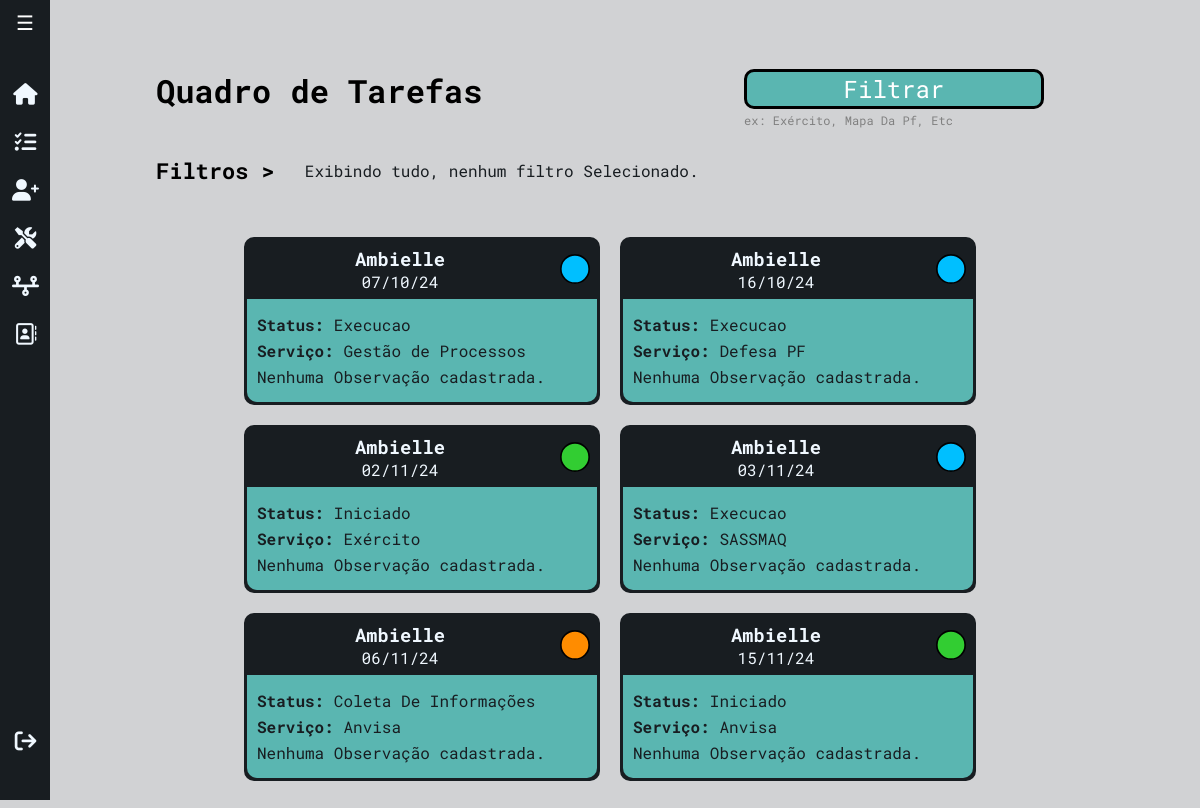
The app's page /ambielle/tarefas/ (signed in), older data.
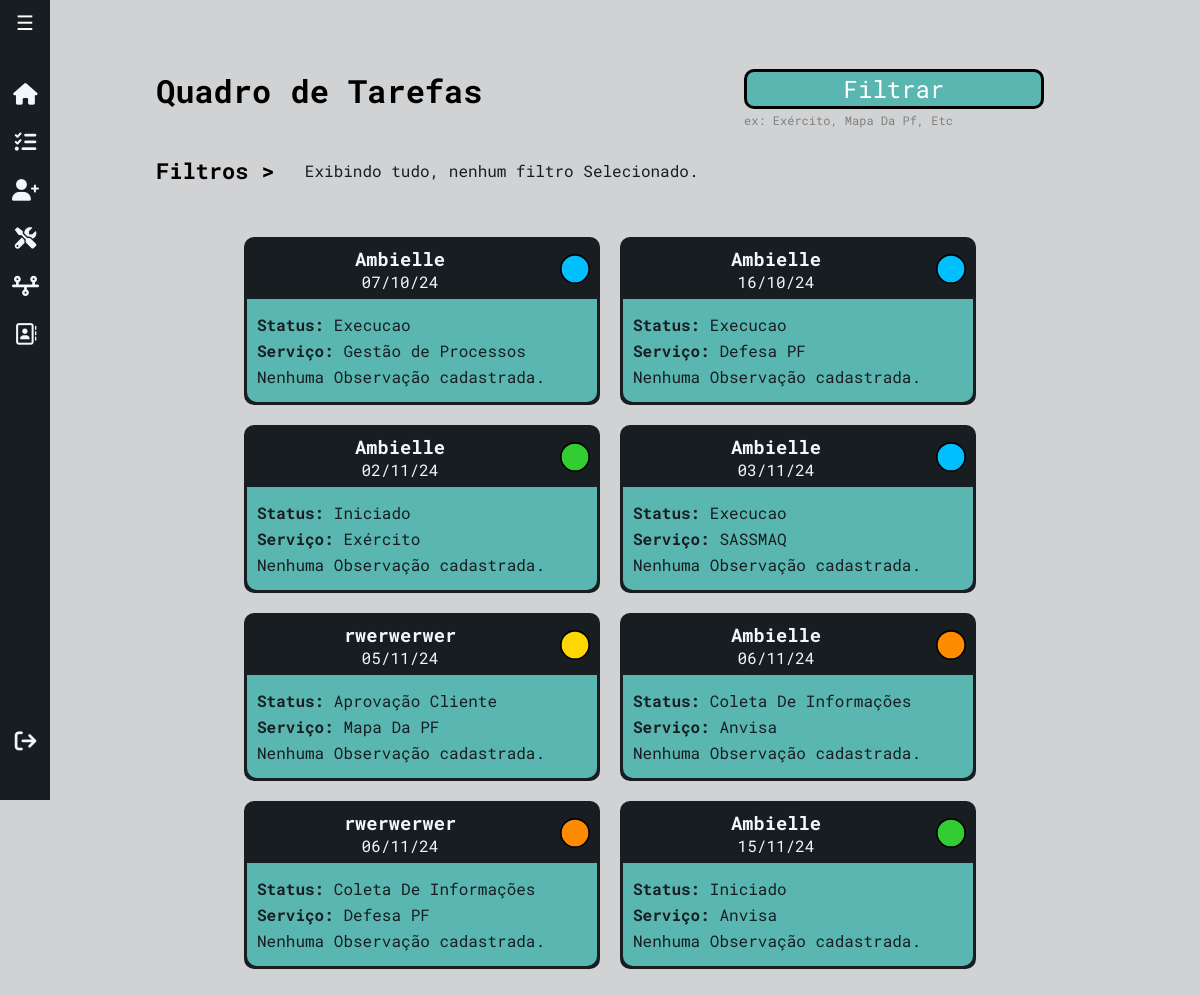
The same page, newer data.
### workflow/models.py (models this page shows, shortened)
class Tarefa(models.Model):
    STATUS_CHOICES = [
        ('Iniciado', 'Iniciado'),
        ('Coleta De Informações', 'Coleta de Informações'),
        ('Execucao', 'Execução'),
        ('Aprovação Cliente', 'Aprovação Cliente'),
        ('Concluído', 'Concluído'),
        ('Encerrado', 'Encerrado'),
    ]
    TIPO_SERVICO_CHOICES = [
        ('Anvisa', 'Anvisa'),
        ('Civil', 'Civil'),
        ('Defesa PF', 'Defesa PF'),
        ('Exército', 'Exército'),
        ('Gestão de Processos', 'Gestão de Processos'),
        ('Ibama', 'Ibama'),
        ('ISO 9001', 'ISO 9001'),
        ('IAT', 'IAT'),
        ('Liderança', 'Liderança'),
        ('Mapa Da PF', 'Mapa Da PF'),
        ('Polícia Federal', 'Polícia Federal'),
        ('PRODIR', 'PRODIR'),
        ('RDC Anvisa', 'RDC Anvisa'),
        ('Recursos Humanos', 'Recursos Humanos'),
        ('Regulatório', 'Regulatório'),
        ('SASSMAQ', 'SASSMAQ'),
        ('SINIR', 'SINIR'),
        ('Treinamento (E-book)', 'Treinamento (E-book)'),
        ('Treinamento (On-line)', 'Treinamento (On-line)'),
        ('Treinamento (Presencial)', 'Treinamento (Presencial)'),
    ]
    tipo_servico = models.CharField(max_length=50, choices=TIPO_SERVICO_CHOICES, default='ANVISA')
    cliente = models.ForeignKey(Cliente, on_delete=models.CASCADE)
    status = models.CharField(max_length=50, choices=STATUS_CHOICES, default='iniciado')
    data_inicio = models.DateField(default=timezone.now)
    prazo_final = models.DateField(null=True, blank=True)
    observacoes = models.TextField(blank=True, null=True)

class Cliente(models.Model):
    nome = models.CharField(max_length=255)
    endereco = models.CharField(max_length=255)
    razao_social = models.CharField(max_length=255, blank=True, null=True)
    telefone = models.CharField(max_length=15)
    email = models.EmailField()
    contato_principal = models.CharField(max_length=255)
    contato_secundario = models.CharField(max_length=255, blank=True, null=True)
    proposta_link = models.URLField(blank=True, null=True)
    def __str__(self):
        return f"{self.nome}"

### workflow/views/getPage.py (the view)
# urls.py: path('ambielle/tarefas/', views.getTarefas, name='getTarefas'),
@login_required(login_url='workflow:login')
def getTarefas(request):
    title = 'Tarefas'
    status_selecionados = request.GET.getlist('status', [])
    tipo_servico_selecionados = request.GET.getlist('tipo_servico', [])
    data_inicial = parse_date(request.GET.get('data_inicial', ''))
    data_final = parse_date(request.GET.get('data_final', ''))
    tarefas = Tarefa.objects.all()
    query = Q()
    if status_selecionados:
        query &= Q(status__in=status_selecionados)
    if tipo_servico_selecionados:
        query &= Q(tipo_servico__in=tipo_servico_selecionados)
    if data_inicial and data_final:
        query &= Q(prazo_final__range=[data_inicial, data_final])
    elif data_inicial:
        query &= Q(prazo_final__gte=data_inicial)
    elif data_final:
        query &= Q(prazo_final__lte=data_final)
    tarefas = tarefas.filter(query).order_by('prazo_final')
    status_colors = {
        'Iniciado': '#32CD32',  #
        'Coleta De Informações': '#FF8C00',
        'Execucao': '#00BFFF',
        'Aprovação Cliente': '#FFD700',
        'Concluído': '#32CD32',
        'Encerrado': '#B22222'
    }
    for tarefa in tarefas:
        tarefa.status_color = status_colors.get(tarefa.status, '#000000')
    return render(request, 'workflow/getTarefas.html', {
        'title': title,
        'tarefas': tarefas,
        'status_selecionados': status_selecionados,
        'tipo_servico_selecionados': tipo_servico_selecionados,
        'status_choices': Tarefa.STATUS_CHOICES,
        'tipo_servico_choices': Tarefa.TIPO_SERVICO_CHOICES,
        'data_inicial': data_inicial,
        'data_final': data_final,
    })

### workflow/templates/workflow/getTarefas.html (shortened to what this page needs)
{% extends 'global/base.html' %}
{% block content %}
<div class="tela-task">
  <div class="headerTasks">
    <h1>Quadro de Tarefas</h1>
    <div>
      <button id="openFilterModal" class="btn-filter">Filtrar</button>
      <span>ex: Exército, Mapa Da Pf, Etc</span>
    </div>
  </div>
  <div class="filters">
    <h3>Filtros > </h3>
    <div id="filtros-selecionados" class="filtros-selecionados">
      {% if not status_selecionados and not tipo_servico_selecionados and not data_inicial%}
          <p>Exibindo tudo, nenhum filtro Selecionado.</p>
      {% endif %}
    </div>
  </div>
    <div class="tasks-section">
      <div class="taskStatus">
        <div class="tasks-row">
          {% for task in tarefas %}
           <div class="task-card">
            <div class="task-header">
              <div class="task-dateCli">
                <h3>{{ task.cliente }}</h3>
                <div class="date">{{ task.prazo_final|date:'d/m/y' }}</div>
              </div>
              <div class="status">
                <svg xmlns="http://www.w3.org/2000/svg" width="30" height="30" viewBox="0 0 18 18" fill="none">
                  <circle cx="9" cy="9" r="8.5" fill="{{ task.status_color }}" stroke="black" />
                </svg>
              </div>
            </div>
            <div class="info">
              <p>
                <strong>Status:</strong> {{task.status}}
              </p>
              <p>
                <strong>Serviço:</strong> {{task.tipo_servico}}
              </p>
              {% if task.observacoes %}
                  <p>{{task.observacoes}}</p>
              {% else %}
                  <p>Nenhuma Observação cadastrada.</p>
              {% endif %}
            </div>
          </div>
        {% endfor %}
      </div>
</div>
{% endblock %}

### base_templates/global/base.html
<!DOCTYPE html>
<html lang="pt-br">
<head>
    {% include "global/partials/_head.html" %}
</head>
<body>
    {% include "global/partials/_sideBar.html" %}
    {% block content %}{% endblock content %}
</body>

### base_templates/global/partials/_head.html (shortened to what this page needs)
{% load static %}
<!DOCTYPE html>
<html lang="pt-br">
<head>
    <link rel="stylesheet" href="{% static 'global/css/main.css' %}">
    <link rel="stylesheet" href="https://cdnjs.cloudflare.com/ajax/libs/font-awesome/6.0.0-beta3/css/all.min.css">
</head>
<body>

### base_templates/global/partials/_sideBar.html (shortened to what this page needs)
{% if request.user.is_authenticated %}
    <div class="sidebar" id="sidebar">
        <button class="toggle-btn" onclick="toggleSidebar()">&#9776;</button>
        <ul>
            <li><a href=" {% url 'workflow:index' %}"><i class="fa-solid fa-house"></i></i><span class="text">Home</span></a></li>
            <li><a href=" {% url 'workflow:getTarefas' %}"><i class="fa-solid fa-list-check"></i><span class="text">Tarefas</span></a></li>
            <li><a href=" {% url 'workflow:createCliente' %}"><i class="fa-solid fa-user-plus"></i><span class="text">Cad. Clientes</span></a></li>
            <li><a href=" {% url 'workflow:createTarefa' %}"><i class="fa-solid fa-screwdriver-wrench"></i><span class="text">Cad. Serviços</span></a></li>
            <li><a href=" {% url 'workflow:getTimeLine' %}"><i class="fa-solid fa-timeline"></i><span class="text">Linha do Tempo</span></a></li>
            <li><a href=" {% url 'workflow:getCliente' %}"><i class="fa-regular fa-address-book"></i><span class="text">Lista de Clientes</span></a></li>
            <li><a href=" {% url 'workflow:logout' %}"><i class="fa-solid fa-arrow-right-from-bracket "></i><span class="text">Logout</span></a></li>
        </ul>
    </div>
{% endif %}
<div class="content">
</div>

### base_static/global/css/variables.css (style rules this page uses)
:root { @import url('https://fonts.googleapis.com/css2?family=Cabin+Condensed:wght@400;500;600;700&family=Roboto+Mono:ital,wght@0,100..700;1,100..700&display=swap'); --primary-color: #5AB6B1; --secondary-color: #181D21; --background-color: #D1D2D4; --color-alt-list: #88ddd9; --padding: 16px; --primary-font: 'Cabin Condensed', sans-serif; --secondary-font: 'Roboto Mono', sans-serif; }
body { background-color: var(--background-color); }

### base_static/global/css/forms.css (style rules this page uses)
h1 { font-family: var(--primary-font); }

### base_static/global/css/sideBar.css (style rules this page uses)
.sidebar { font-family: var(--primary-font); width: 50px; background-color: var(--secondary-color); transition: width 0.3s ease; display: flex; flex-direction: column; align-items: center; position: fixed; top: 0; left: 0; height: 100vh; z-index: 1000; }
.sidebar ul { list-style-type: none; padding: 20px 0; margin-top: 50px; }
.sidebar ul li a { display: flex; padding: 15px 20px; color: aliceblue; cursor: pointer; transition: 0.3s ease; text-decoration: none; }
.sidebar ul li:last-child { position: absolute; bottom: 35px; }
.toggle-btn { position: absolute; top: 10px; left: 10px; font-size: 20px; color: white; background: none; border: none; cursor: pointer; }
.content { margin-left: 60px; padding: 20px; transition: margin-left 0.3s ease; }
.sidebar ul li i { font-size: 18px; width: 35px; text-align: center; }

### base_static/global/css/home.css (style rules this page uses)
.status { width: 100%; height: 45px; }

### base_static/global/css/clientes.css (style rules this page uses)
th, a { text-align: center; }
th, a, i { transition: 0.3s ease; }
th, a, i:hover { transform: scale(1.2); }

### base_static/global/css/tarefas.css (style rules this page uses)
.tela-task { width: 100%; margin: 0; display: flex; align-items: center; justify-content: center; flex-direction: column; }
.headerTasks { display: flex; align-items: center; justify-content: space-between; width: 75%; }
.headerTasks h1 { justify-content: baseline; margin: 5; font-family: var(--secondary-font); }
.btn-filter { background-color: var(--primary-color); color: white; margin-top: 15px; width: 300px; border: none; cursor: pointer; border: 3px solid #000; border-radius: 10px; font-family: var(--secondary-font); font-size: 24px; }
.headerTasks span { font-family: var(--secondary-font); display: block; font-size: 12px; color: gray; margin-top: 3px; }
.tasks-section { display: flex; align-items: center; justify-content: center; flex-direction: column; gap: 8%; width: 90%; }
.tasks-row { width: 100%; display: flex; align-items: center; justify-content: center; flex-direction: row; padding: 10px; flex-wrap: wrap; }
.task-header { margin: 0; display: flex; justify-content: center; align-items: center; color: aliceblue; background-color: var(--secondary-color); }
.task-dateCli { display: flex; align-items: center; justify-content: center; flex-direction: column; width: 100%; }
.task-header h3, .task-header .date { margin: 0; }
.task-header .status { display: flex; align-items: center; justify-content: end; padding: 7px; width: 30px; }
.task-card { background-color: var(--secondary-color); color: var(--secondary-color); margin: 10px; width: 350px; border-radius: 10px; border: 3px solid var(--secondary-color); font-family: var(--secondary-font); }
.task-card .info { background-color: var(--primary-color); border-radius: 0 0 10px 10px; padding: 10px; }
.task-card .info p { margin: 5px 0; }
.filters { display: flex; width: 75%; margin-bottom: 10px; align-items: center; }
.filters h3 { margin-right: 30px; font-family: var(--secondary-font); font-size: 22px; flex-wrap: nowrap; }
.filtros-selecionados { display: flex; flex-wrap: wrap; gap: 22px; align-items: center; flex-direction: row; }
.filtros-selecionados p { font-family: var(--secondary-font); font-size: 16px; color: var(--secondary-color); }

Row changes from the older to the newer data that the page shows:
added Tarefa: cliente "rwerwerwer", prazo_final "05/11/24", status "Aprovação Cliente", tipo_servico "Mapa Da PF", shows "Nenhuma Observação cadastrada."
added Tarefa: cliente "rwerwerwer", prazo_final "06/11/24", status "Coleta De Informações", tipo_servico "Defesa PF", shows "Nenhuma Observação cadastrada."
